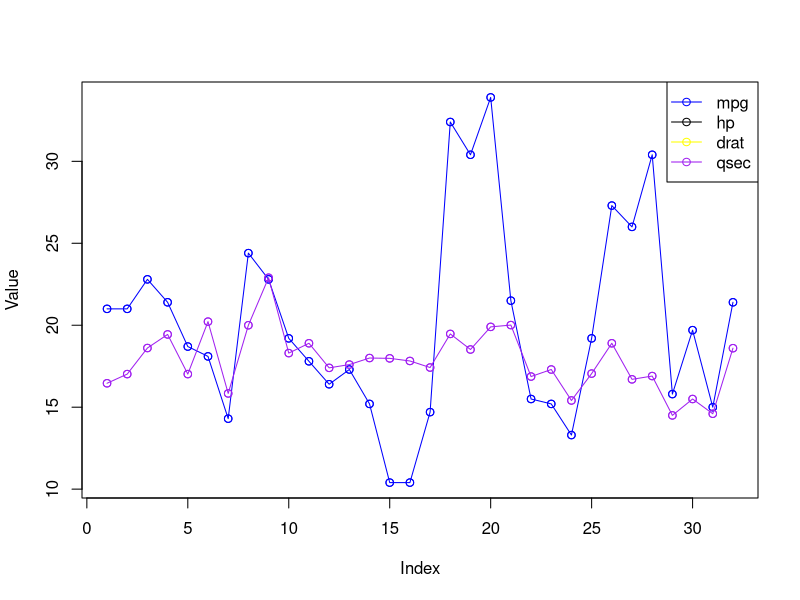

Here is the R script that generated this plot:
data("mtcars")
View(mtcars)
# Define the variables and colors
variables <- c("mpg", "hp", "drat", "qsec")
colors <- c("blue", "black", "yellow", "purple")

# Create an empty plot
plot(mtcars[, variables[1]], type = "n", xlab = "Index", ylab = "Value")

# Loop through variables and colors
for (i in 1:length(variables)) {
  lines(mtcars[, variables[i]], type = "o", col = colors[i])
  points(mtcars[, variables[i]], col = colors[i])
}
# Add a legend
legend("topright", legend = variables, col = colors, lty = 1, pch = 1)